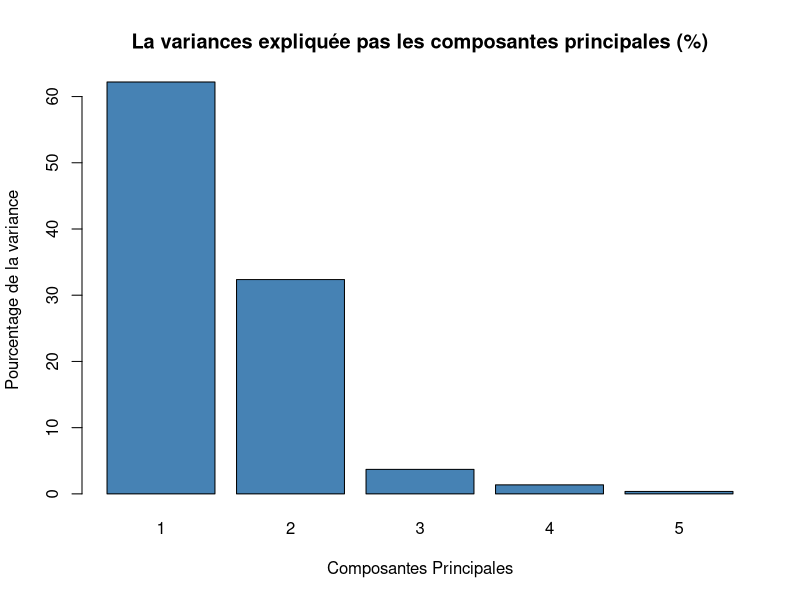
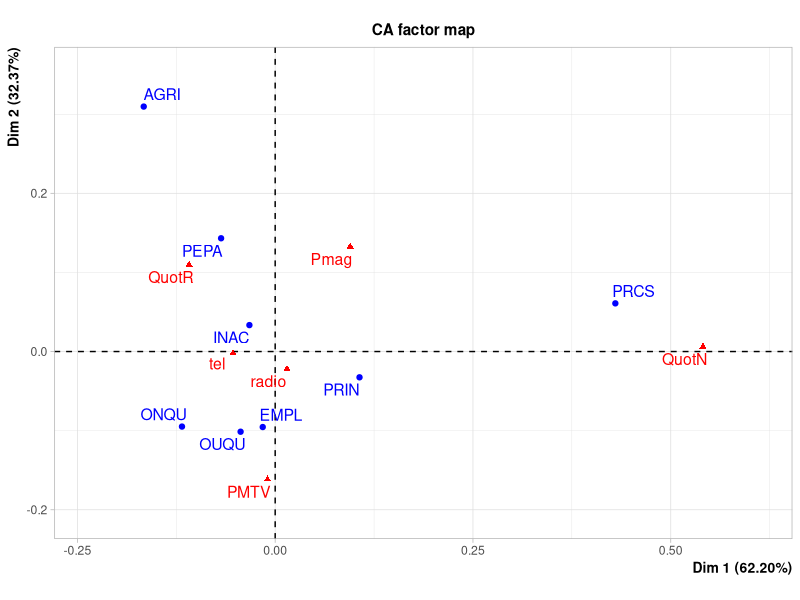
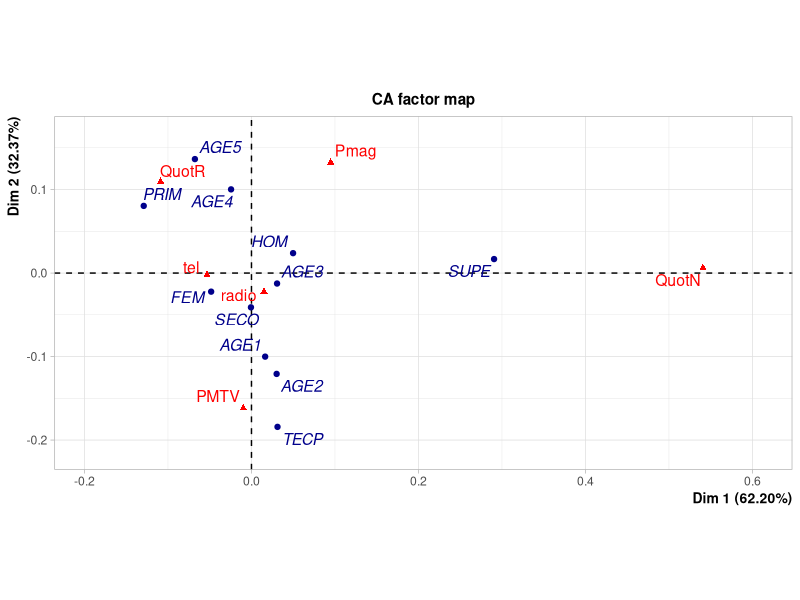

Here is the R script that generated these plots, in order:
## ---- chunk 1
knitr::opts_chunk$set(echo = TRUE)
library(psych)
library(FactoMineR)
## ---- chunk 2
donnees = read.csv("cesp.csv",header = TRUE,sep=";", dec=",")
row.names(donnees)=donnees[,1]
## ---- chunk 3
donnees.ca = CA(donnees[,-1],graph = FALSE, row.sup = 9:19)
## ---- chunk 4
donnees.ca$svd$U
## ---- chunk 5
donnees.ca$svd$V
## ---- chunk 6
donnees.ca$eig
barplot(donnees.ca$eig[, 2], 
        names.arg = 1:nrow(donnees.ca$eig), 
        main = "La variances expliquée pas les composantes principales (%)",
        xlab = "Composantes Principales",
        ylab = "Pourcentage de la variance",
        col ="steelblue")
mean(donnees.ca$eig[, 1])
## ---- chunk 7
donnees.ca$call$marge.row
## ---- chunk 8
donnees.ca$call$marge.col
## ---- chunk 9
donnees.ca$col$coord[,1:3]
donnees.ca$col$cos2[,1:3]
donnees.ca$col$contrib[,1:3]
## ---- chunk 10
donnees.ca$row$coord[,1:3]
donnees.ca$row$cos2[,1:3]
donnees.ca$row$contrib[,1:3]
## ---- chunk 11
donnees.ca$row.sup$coord[,1:3]
donnees.ca$row.sup$cos2[,1:3]
## ---- chunk 12
plot.CA(donnees.ca, axes=c(1,2), invisible = "row.sup")
## ---- chunk 13
plot.CA(donnees.ca, axes=c(1,2), invisible = c("row"))
